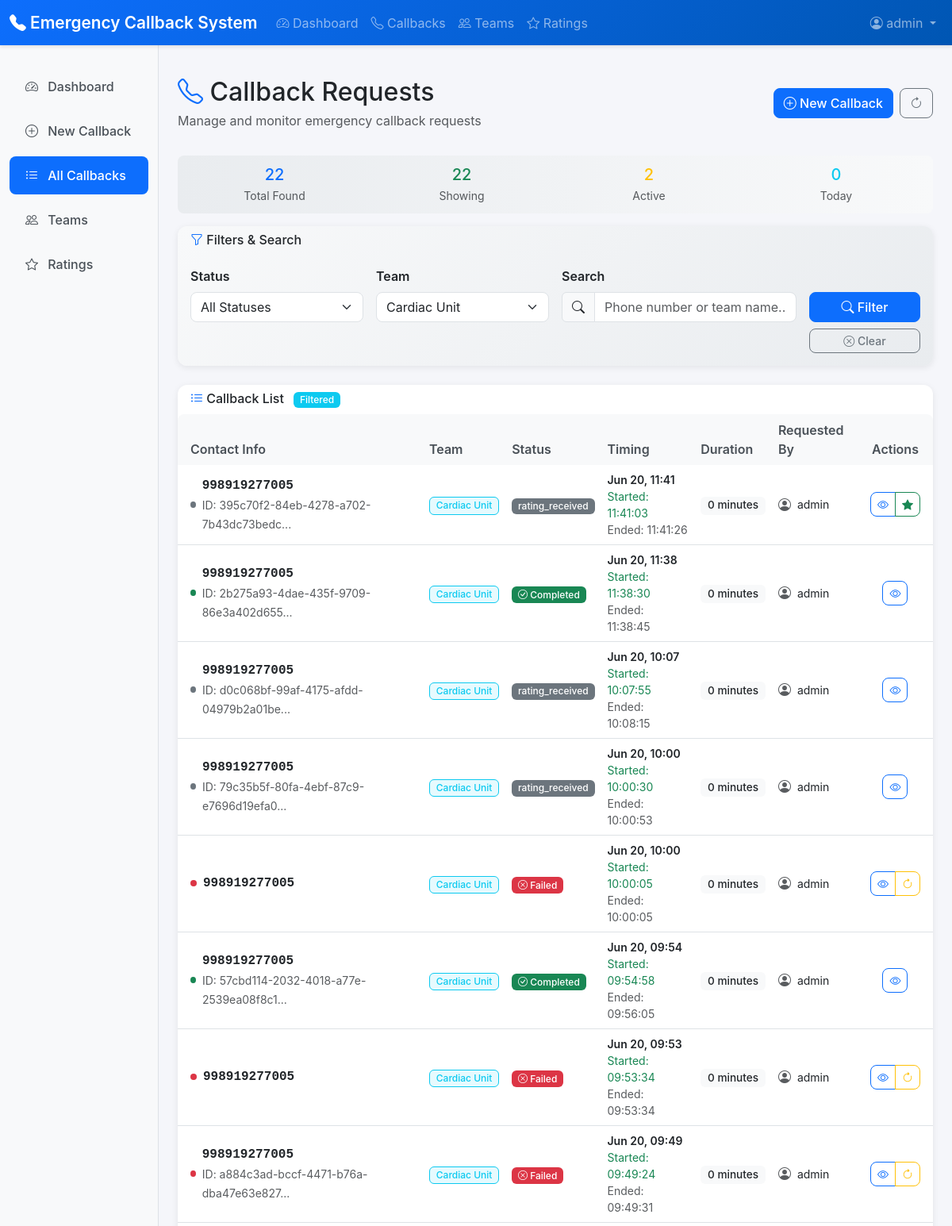
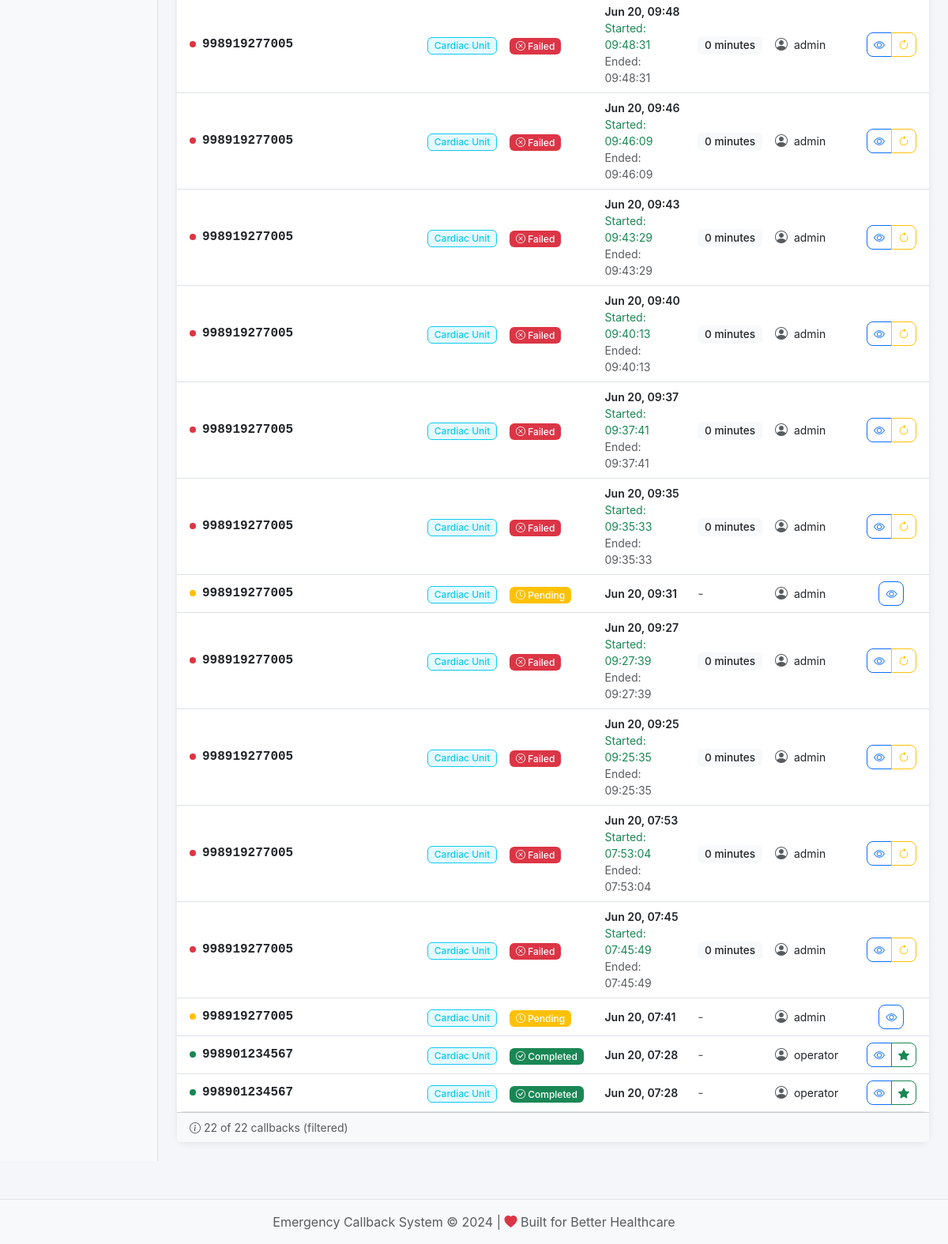
Page /callbacks/?team=5 (signed in) on the earlier database version (2 pictures, top to bottom).
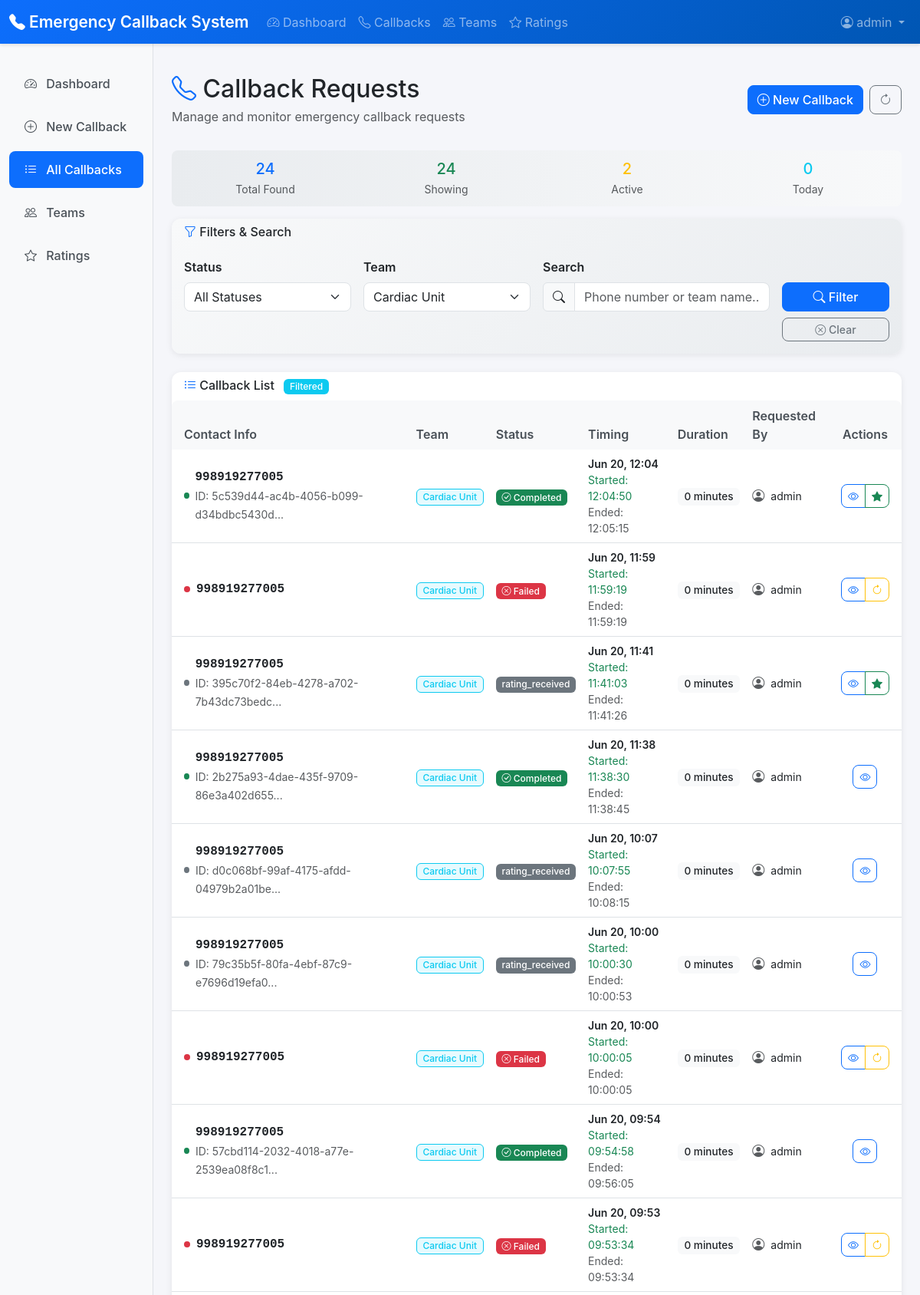
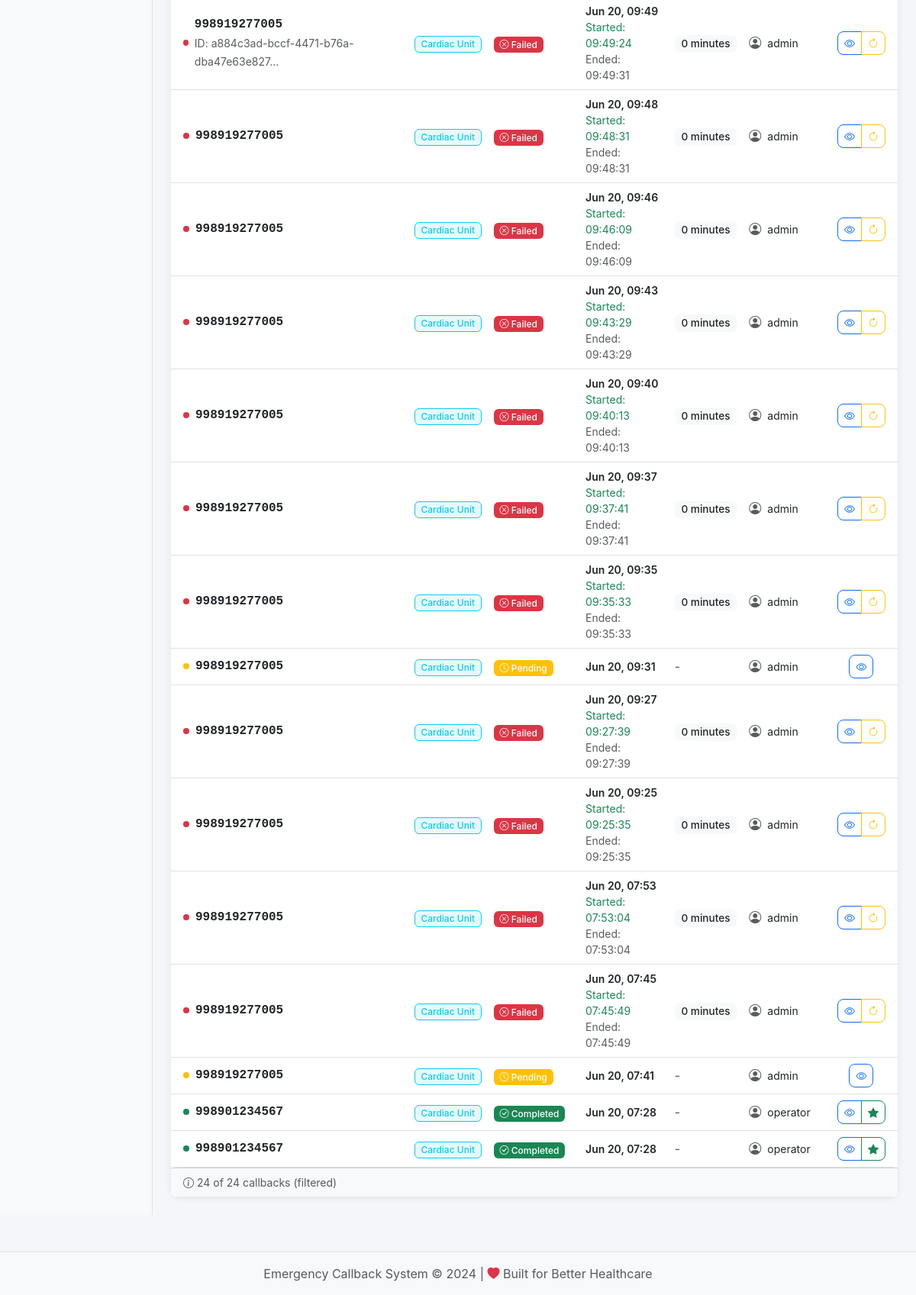
Same page on the later database version (2 pictures, top to bottom).
### callbacks/models.py (models this page shows, shortened)
class CallbackRequest(models.Model):
    phone_number = models.CharField(max_length=20)
    team = models.ForeignKey(Team, on_delete=models.CASCADE)
    status = models.CharField(max_length=20, choices=CallStatus.choices, default=CallStatus.PENDING)
    call_id = models.UUIDField(unique=True, null=True, blank=True)
    uniqueid = models.CharField(max_length=100, null=True, blank=True)
    channel = models.CharField(max_length=100, null=True, blank=True)
    created_at = models.DateTimeField(auto_now_add=True)
    call_started_at = models.DateTimeField(null=True, blank=True)
    call_ended_at = models.DateTimeField(null=True, blank=True)
    call_duration = models.IntegerField(null=True, blank=True, help_text="Duration in seconds")
    error_message = models.TextField(null=True, blank=True)
    transferred = models.BooleanField(default=False)
    additional_questions = models.BooleanField(null=True, blank=True)
    requested_by = models.ForeignKey(User, on_delete=models.CASCADE)
    @property
    def has_rating(self):
        return hasattr(self, 'rating')
    class Meta:
        ordering = ['-created_at']

### teams/models.py (models this page shows, shortened)
class Team(models.Model):
    name = models.CharField(max_length=100)
    description = models.TextField(blank=True)
    is_active = models.BooleanField(default=True)
    created_at = models.DateTimeField(auto_now_add=True)
    created_by = models.ForeignKey(settings.AUTH_USER_MODEL, on_delete=models.CASCADE)
    class Meta:
        ordering = ['name']

### users/models.py (models this page shows, shortened)
class User(AbstractUser):
    pass

### callbacks/views.py (the view)
# urls.py: path('callbacks/', views.callback_list, name='list'),
@login_required
def callback_list(request):
    status_filter = request.GET.get('status', '')
    team_filter = request.GET.get('team', '')
    search = request.GET.get('search', '')
    callbacks = CallbackRequest.objects.select_related('team', 'requested_by').order_by('-created_at')
    if status_filter:
        callbacks = callbacks.filter(status=status_filter)
    if team_filter:
        callbacks = callbacks.filter(team_id=team_filter)
    if search:
        callbacks = callbacks.filter(
            Q(phone_number__icontains=search) |
            Q(team__name__icontains=search)
        )
    teams = Team.objects.filter(is_active=True)
    statuses = CallStatus.choices
    total_count = callbacks.count()
    callbacks = callbacks[:50]  # Limit to 50 for performance
    context = {
        'callbacks': callbacks,
        'teams': teams,
        'statuses': statuses,
        'current_status': status_filter,
        'current_team': team_filter,
        'search': search,
        'total_count': total_count,
        'showing_count': len(callbacks),
    }
    return render(request, 'callbacks/list.html', context)

### templates/callbacks/list.html (shortened to what the changed rows need)
{% extends 'base.html' %}
{% block content %}
<div class="d-flex justify-content-between flex-wrap flex-md-nowrap align-items-center pt-3 pb-2 mb-4">
    <div>
        <h1 class="h2 mb-1">
            <i class="bi bi-telephone text-primary"></i> Callback Requests
        </h1>
    </div>
</div>
<div class="stats-bar">
    <div class="row text-center">
        <div class="col-6 col-md-3">
            <div class="h5 mb-1 text-primary">{{ total_count }}</div>
            <div class="small text-muted">Total Found</div>
        </div>
        <div class="col-6 col-md-3">
            <div class="h5 mb-1 text-success">{{ showing_count }}</div>
            <div class="small text-muted">Showing</div>
        </div>
    </div>
</div>
<div class="card">
    <div class="card-body p-0">
        {% if callbacks %}
        <div class="table-responsive">
            <table class="table table-hover align-middle mb-0">
                <thead class="table-light">
                    <tr>
                        <th class="border-0 ps-3">Contact Info</th>
                        <th class="border-0">Team</th>
                        <th class="border-0">Status</th>
                        <th class="border-0">Timing</th>
                        <th class="border-0">Duration</th>
                        <th class="border-0">Requested By</th>
                        <th class="border-0 pe-3 text-center">Actions</th>
                    </tr>
                </thead>
                <tbody>
                    {% for callback in callbacks %}
                    <tr class="{% if callback.status == 'pending' or callback.status == 'dialing' %}animate-pulse{% endif %}">
                        <td class="ps-3">
                            <div class="d-flex align-items-center">
                                <div class="status-indicator
                                    {% if callback.status == 'completed' %}bg-success
                                    {% elif callback.status == 'failed' %}bg-danger
                                    {% elif callback.status == 'pending' %}bg-warning
                                    {% elif callback.status == 'dialing' %}bg-primary
                                    {% else %}bg-secondary
                                    {% endif %}"></div>
                                <div>
                                    <div class="phone-number">{{ callback.phone_number }}</div>
                                    {% if callback.call_id %}
                                        <small class="text-muted">ID: {{ callback.call_id|slice:":8" }}...</small>
                                    {% endif %}
                                </div>
                            </div>
                        </td>
                        <td>
                            <span class="badge bg-info bg-opacity-10 text-info border border-info">
                                {{ callback.team.name }}
                            </span>
                        </td>
                        <td>
                            {% if callback.status == 'completed' %}
                                <span class="badge bg-success">
                                    <i class="bi bi-check-circle"></i> Completed
                                </span>
                            {% elif callback.status == 'failed' %}
                                <span class="badge bg-danger">
                                    <i class="bi bi-x-circle"></i> Failed
                                </span>
                            {% elif callback.status == 'pending' %}
                                <span class="badge bg-warning">
                                    <i class="bi bi-clock"></i> Pending
                                </span>
                            {% elif callback.status == 'dialing' %}
                                <span class="badge bg-primary">
                                    <i class="bi bi-telephone-outbound"></i> Dialing
                                </span>
                            {% elif callback.status == 'answered' %}
                                <span class="badge bg-success">
                                    <i class="bi bi-telephone-fill"></i> Answered
                                </span>
                            {% elif callback.status == 'transferring' %}
                                <span class="badge bg-info">
                                    <i class="bi bi-arrow-right-square"></i> Transferring
                                </span>
                            {% else %}
                                <span class="badge bg-secondary">{{ callback.get_status_display }}</span>
                            {% endif %}
                        </td>
                        <td>
                            <div class="small">
                                <div class="fw-semibold">{{ callback.created_at|date:"M d, H:i" }}</div>
                                {% if callback.call_started_at %}
                                    <div class="text-success">Started: {{ callback.call_started_at|date:"H:i:s" }}</div>
                                {% endif %}
                                {% if callback.call_ended_at %}
                                    <div class="text-muted">Ended: {{ callback.call_ended_at|date:"H:i:s" }}</div>
                                {% endif %}
                            </div>
                        </td>
                        <td>
                            {% if callback.call_started_at and callback.call_ended_at %}
                                {% with duration=callback.call_ended_at|timesince:callback.call_started_at %}
                                <span class="call-duration badge bg-light text-dark">{{ duration }}</span>
                                {% endwith %}
                            {% elif callback.call_started_at %}
                                <span class="call-duration text-success">
                                    <i class="bi bi-phone"></i> In progress...
                                </span>
                            {% else %}
                                <span class="text-muted">-</span>
                            {% endif %}
                        </td>
                        <td>
                            <div class="d-flex align-items-center">
                                <i class="bi bi-person-circle text-muted me-2"></i>
                                <span class="small">{{ callback.requested_by.username }}</span>
                            </div>
                        </td>
                        <td class="pe-3">
                            <div class="table-actions text-center">
                                <div class="btn-group btn-group-sm">
                                    <a href="{% url 'callbacks:detail' callback.pk %}"
                                       class="btn btn-outline-primary" title="View Details">
                                        <i class="bi bi-eye"></i>
                                    </a>
                                    {% if callback.status == 'failed' and user == callback.requested_by %}
                                    <button class="btn btn-outline-warning"
                                            onclick="retryCall({{ callback.pk }})" title="Retry Call">
                                        <i class="bi bi-arrow-clockwise"></i>
                                    </button>
                                    {% endif %}
                                    {% if callback.has_rating %}
                                    <span class="btn btn-outline-success" title="Has Rating">
                                        <i class="bi bi-star-fill"></i>
                                    </span>
                                    {% endif %}
                                </div>
                            </div>
                        </td>
                    </tr>
                    {% endfor %}
                </tbody>
            </table>
        </div>
        <div class="card-footer bg-light">
            <div class="d-flex justify-content-between align-items-center">
                <small class="text-muted">
                    <i class="bi bi-info-circle"></i>
                    {% if search or current_status or current_team %}
                        {{ showing_count }} of {{ total_count }} callbacks (filtered)
                    {% else %}
                        {{ showing_count }} callback{{ showing_count|pluralize }} total
                    {% endif %}
                </small>
            </div>
        </div>
        {% endif %}
    </div>
</div>
{% endblock %}

Differences in the rows shown:
added CallbackRequest: phone_number "998919277005", call_id "5c539d44-ac4b-4056-b099-d34bdbc5430d", team.name "Cardiac Unit", status "completed" (drawn), created_at "Jun 20, 12:04", call_started_at "12:04:50", call_ended_at "12:05:15", callback "0 minutes", requested_by.username "admin"
added CallbackRequest: phone_number "998919277005", team.name "Cardiac Unit", status "failed" (drawn), created_at "Jun 20, 11:59", call_started_at "11:59:19", call_ended_at "11:59:19", callback "0 minutes", requested_by.username "admin"
Other differences:
{{ total_count }}: "22" → "24"
{{ showing_count }}: "22" → "24"
